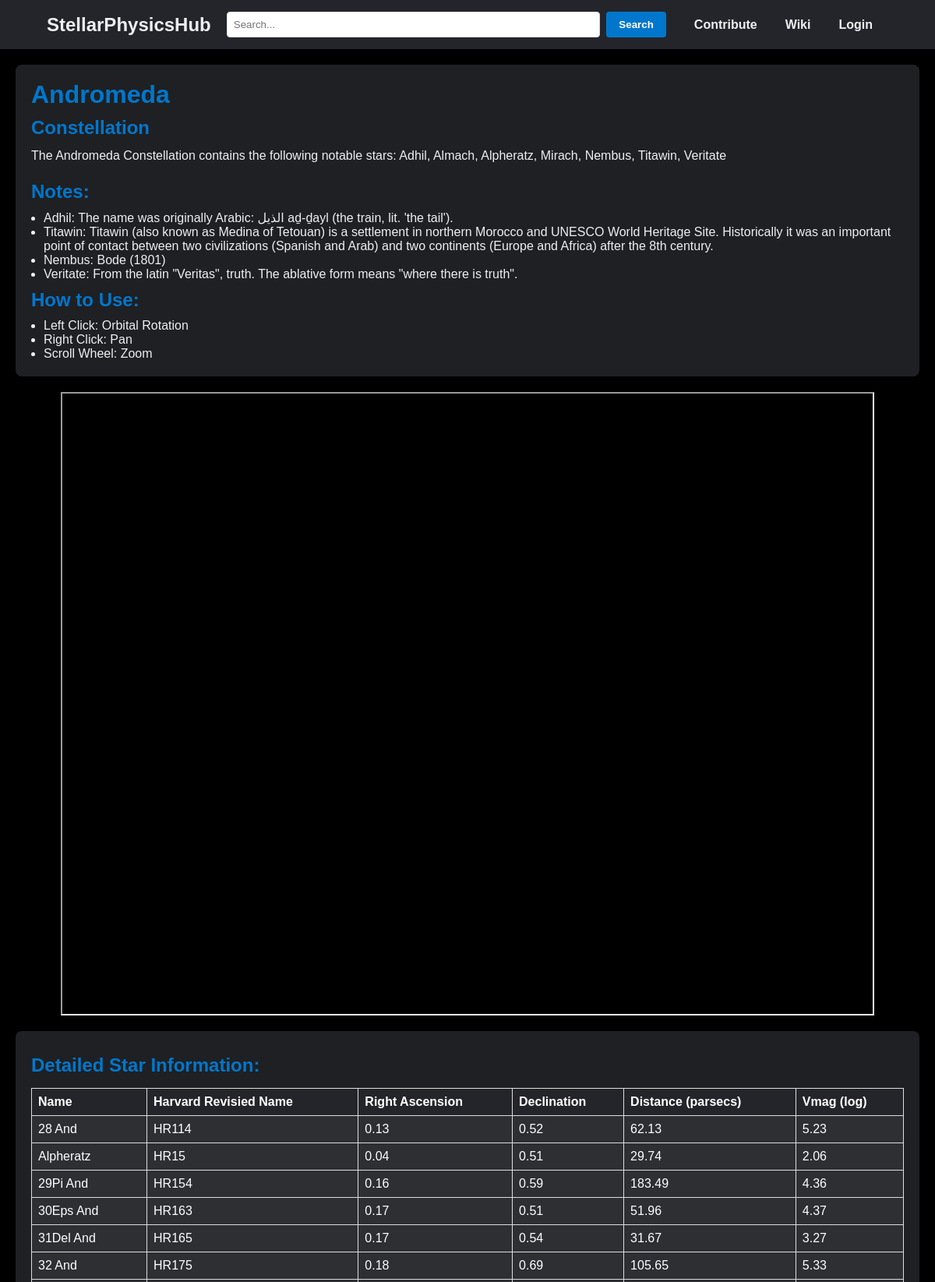
Screenshot of /constellation/Andromeda (upper part) with the database file from the repository.
### models.py (models this page shows)
class Constellation(db.Model):
    id = db.Column(db.Integer, primary_key=True)
    name = db.Column(db.String(50), nullable=False)
    description = db.Column(db.Text, nullable=True)
    stars = db.relationship('Star', backref='constellation', lazy=True)
    contributor_id = db.Column(db.Integer, db.ForeignKey('user.id'))
    contributor = db.relationship('User', backref='constellations', lazy=True)

class Star(db.Model):
    id = db.Column(db.Integer, primary_key=True)
    alt_name = db.Column(db.String(50), nullable=False)
    hr_name = db.Column(db.String(50), nullable=False)
    common_name = db.Column(db.String(50), nullable=True)
    right_acension = db.Column(db.Float(), nullable=False)
    declination = db.Column(db.Float(), nullable=False)
    bv_colour = db.Column(db.Float(), nullable=False)
    vmag = db.Column(db.Float(), nullable=True)
    parsecs = db.Column(db.Float(), nullable=False)
    note = db.Column(db.Text(), nullable=True)
    source = db.Column(db.Text(), nullable=True)
    constellation_id = db.Column(db.Integer, db.ForeignKey('constellation.id'))

### app.py (the view)
@app.route('/constellation/<name>')
def constellation(name):
    layout = 'layout_logged_in.html' if current_user.is_authenticated else 'layout.html'
    constellation_names = [constellation.name for constellation in Constellation.query.all()]
    asterism_names = []#asterism.name for asterism in Asterism.query.all()]
    objects = asterism_names + constellation_names
    constellation = Constellation.query.filter_by(name=name).first_or_404()
    stars = Star.query.filter_by(constellation_id=constellation.id)
    star_details = [
        {
            'name': star.common_name,
            'hr_name': star.hr_name,
            'alt' : star.alt_name,
            'notes': star.note,
            'source': star.source,
            'distance': round(star.parsecs, 2),
            'right_ascension': round(star.right_acension, 2),
            'declination': round(star.declination, 2),
            'vmag': star.vmag
        }
        for star in stars
    ]
    star_names = [star.common_name for star in stars if star.common_name is not None and pd.notna(star.common_name)]
    star_names.sort()
    has_notes = any(star.get('notes') for star in star_details)
    return render_template('body.html', body=constellation, stars=star_details, star_names=star_names, has_notes=has_notes, of_type='Constellation', objects=objects, layout=layout)

### templates/body.html
{% extends layout %}
{% block body %}
<link rel="stylesheet" type="text/css" href="{{ url_for('static', filename='body.css') }}">
<main>
    <div class="welcome-container">
        <section class="welcome-section">
            <h1>{{ body.name }}</h1>
            <h2>{{ of_type }}</h2>
            <p>The {{ body.name }} {{ of_type }} contains the following notable stars: {{ star_names | join(', ') }} </p>
        </section>{% if has_notes %}
	<div class='spacing'>
    <h3>Notes:</h3>
    <ul>
        {% for star in stars %}
            {% if star.notes %}
                <li>{{ star.name }}: {{ star.notes }}</li>
            {% endif %}
        {% endfor %}
    </ul>
{% endif %}
	<h3>How to Use:</h3>
	<ul>
		<li> Left Click: Orbital Rotation</li>
		<li> Right Click: Pan </li>
		<li> Scroll Wheel: Zoom</li>
	</ul>
	</div>
    </div>
    <div class=frame>
<iframe src="{{ url_for('static', filename='htmls/' ~ body.name | lower | replace(' ', '_') ~ '_plot.html') }}"
        width="90%" height="800" frameborder="1"></iframe>
    </div>
    <section class="star-details-section">
        <h3>Detailed Star Information:</h3>
        <table>
            <tr>
                <th>Name</th>
		<th> Harvard Revisied Name</th>
                <th>Right Ascension</th>
                <th>Declination</th>
                <th>Distance (parsecs)</th>
		<th>Vmag (log) </th>
            </tr>
            {% for star in stars %}
                <tr>
                    <td>{{ star.name or star.alt}}</td>
		    <td>{{ star.hr_name }}</td>
                    <td>{{ star.right_ascension }}</td>
                    <td>{{ star.declination }}</td>
                    <td>{{ star.distance }}</td>
		    <td>{{ star.vmag }}</td>
                </tr>
            {% endfor %}
        </table>
    </section>
</main>
{% endblock %}

### templates/layout.html (shortened to what this page needs)
<!DOCTYPE html>
<html lang='en'>
<head>
    <link rel="stylesheet" type="text/css" href="{{ url_for('static', filename='styles.css') }}">
</head>
<body>
    <header>
        <a href='/' class='logo'>StellarPhysicsHub</a>
		<form action="/search" method="get">
    <input type="search" name="query" placeholder="Search..." list="search-options" autocomplete='off'>
    <button type="submit">Search</button>
</form>
        <nav>
            <ul class='nav_links'>
		<li><a href='/contribute'>Contribute</a></li>
                <li><a href='/wiki'>Wiki</a></li>
                <li><a href='/login'>Login</a></li>
            </ul>
        </nav>
    </header>
    {% block body %}{% endblock %}
</body>
</html>

### static/styles.css (style rules this page uses)
body, html { height: 100%; margin: 0; font-family: Monserrat, sans-serif; }
* { box-sizing: border-box; margin: 0; padding: 0; font-family: 'Montserrat', sans-serif; color: #edf0f1; }
header { display: flex; justify-content: space-between; align-items: center; padding: 15px 60px; background-color: #24252A; }
.logo { font-size: 24px; font-weight: bold; text-decoration: none; color: #edf0f1; transition: all 0.3s ease 0s; }
.nav_links { list-style: none; display: flex; }
.nav_links li a { padding-right: 20px; font-weight: bold; transition: all 0.3s ease 0s; text-decoration: none; color: #edf0f1; }
button { padding: 8px 16px; margin-left: 8px; background-color: #0077cc; border: none; border-radius: 4px; cursor: pointer; font-weight: bold; color: white; transition: all 0.3s ease 0s; }
form { flex-grow: 1; display: flex; justify-content: center; padding: 0 20px; max-width: 800px; margin: 0 auto; }
input[type="search"] { flex-grow: 1; padding: 8px; border: 1px solid #ddd; border-radius: 4px; background-color: white; color: black; }

### static/body.css (style rules this page uses)
body { background-color:black; }
main { margin: 20px; color:black; background-color:black; }
li { margin-left: 16px; }
.welcome-container { background-color: #1e2023; padding: 20px; border-radius: 8px; margin-bottom: 20px; }
.frame { display: flex; justify-content: center; align-items: center; height: 100%; margin: auto; margin-bottom:20px; }
.welcome-section h1, .welcome-section h2 { color: #0077cc; margin-bottom: 10px; }
h1 { font-size: 32px; }
h2 { font-size:24px; }
h3 { font-size:24px; margin-top: 10px; color:#0077cc; }
.welcome-section p { font-size: 16px; line-height: 1.5; }
.spacing { margin-top:20px; }
.spacing h3 { margin-bottom:10px; }
.star-details-section { background-color: #1e2023; padding: 20px; border-radius: 8px; }
.star-details-section h3 { color: #0077cc; margin-bottom: 15px; }
table { width: 100%; border-collapse: collapse; margin-top: 10px; }
table, th, td { border: 1px solid #ddd; padding: 8px; text-align: left; }
th { background-color: #24252A; color: white; }
td { background-color: #2d2f33; color: white; }

### rows the page displays
Constellation: name "Andromeda"
Star: name "Adhil", notes "The name was originally Arabic: الذيل aḏ-ḏayl (the train, lit. 'the tail')."
Star: name "Titawin", notes "Titawin (also known as Medina of Tetouan) is a settlement in northern Morocco and UNESCO World Heritage Site. Historically it was an important point of contact between two civilizations (Spanish and Arab) and two continents (Europe and Africa) after the 8th century."
Star: name "Nembus", notes "Bode (1801)"
Star: name "Veritate", notes "From the latin \"Veritas\", truth. The ablative form means \"where there is truth\"."
Star: alt_name "28 And", hr_name "HR114", right_ascension "0.13", declination "0.52", distance "62.13", vmag "5.23"
Star: common_name "Alpheratz", hr_name "HR15", right_ascension "0.04", declination "0.51", distance "29.74", vmag "2.06"
Star: alt_name "29Pi And", hr_name "HR154", right_ascension "0.16", declination "0.59", distance "183.49", vmag "4.36"
Star: alt_name "30Eps And", hr_name "HR163", right_ascension "0.17", declination "0.51", distance "51.96", vmag "4.37"
Star: alt_name "31Del And", hr_name "HR165", right_ascension "0.17", declination "0.54", distance "31.67", vmag "3.27"
Star: alt_name "32 And", hr_name "HR175", right_ascension "0.18", declination "0.69", distance "105.65", vmag "5.33"

### other values shown
{{ of_type }} "Constellation"
{{ star_names | join(', ') }} "Adhil, Almach, Alpheratz, Mirach, Nembus, Titawin, Veritate"
